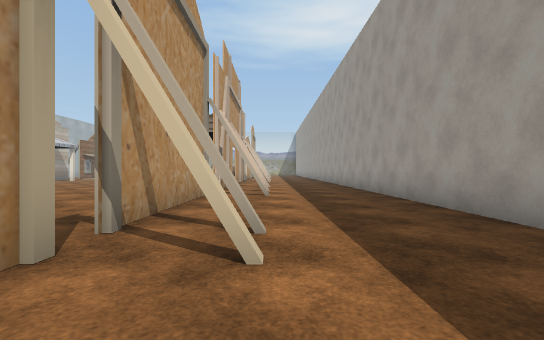
view 1 (above)

17 first-person views from a walk through a Unity game level. The camera is 1.2 m above the floor, looks level and sees 90° across. Doors are open. The floor is counted in squares, 2 m on a side. Each view is taken from the middle of a square. On the plan, view 1 faces up. The plan holds only what a view shows up to about 9 squares ahead; the rest is blank. The place goes on beyond the plan. The player character is not drawn. Some surface patterns are stand-ins.

view 2
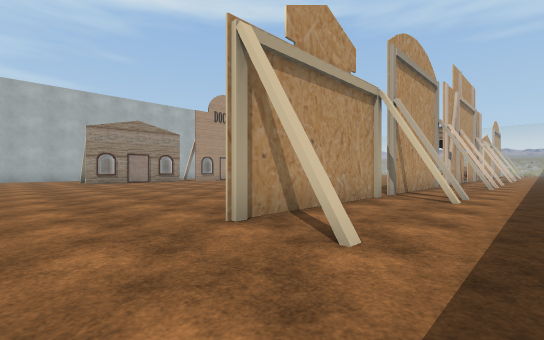

view 3
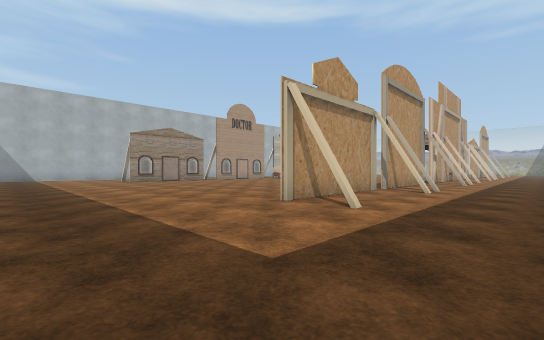

view 4
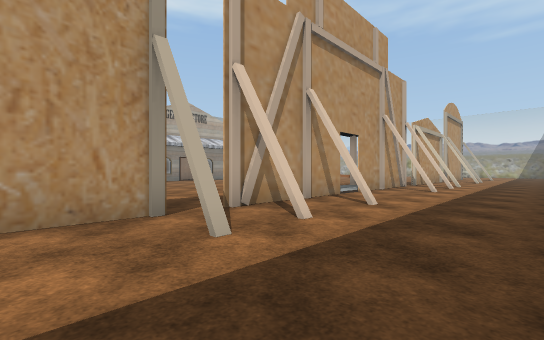

view 5
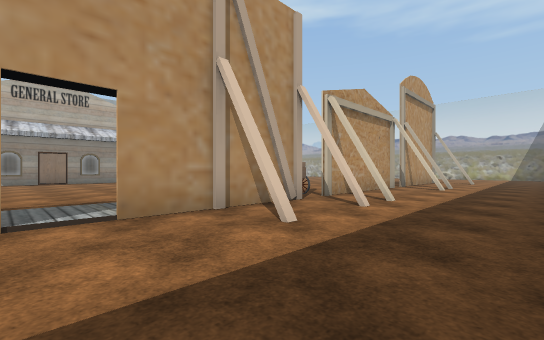

view 6
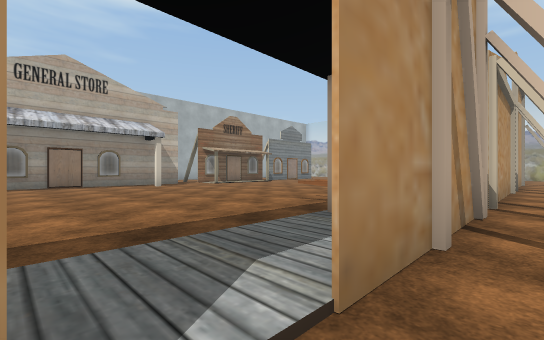

view 7
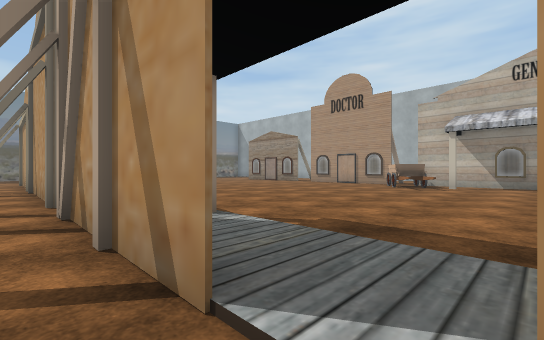

view 8
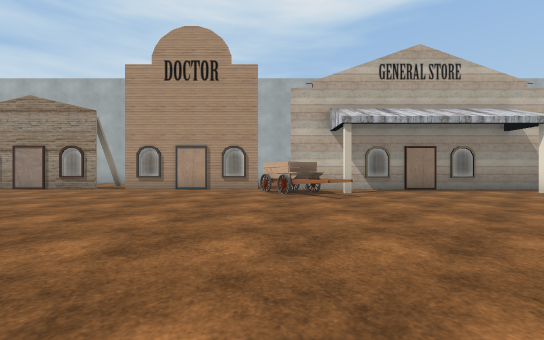

view 9
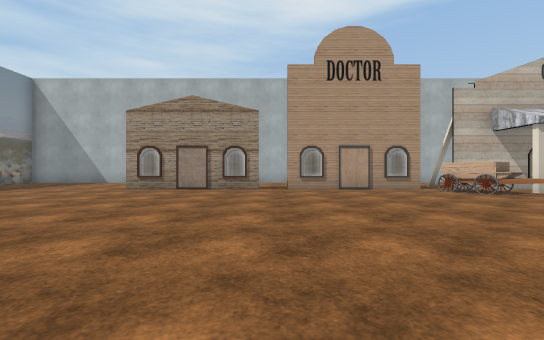

view 10
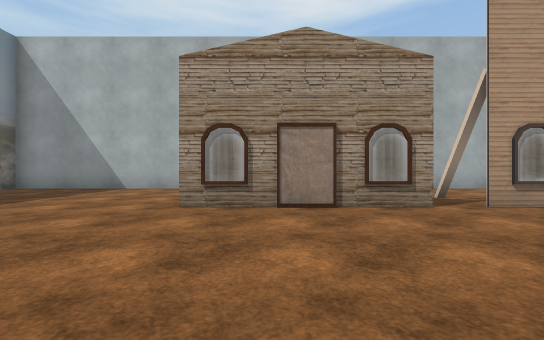

view 11
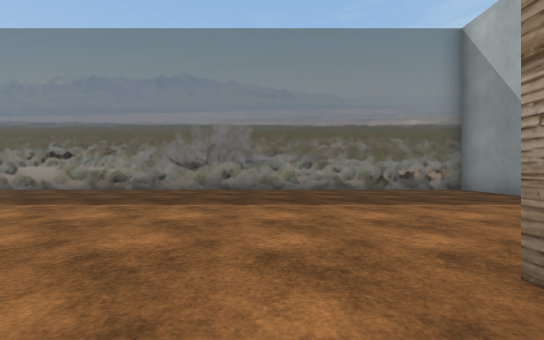

view 12
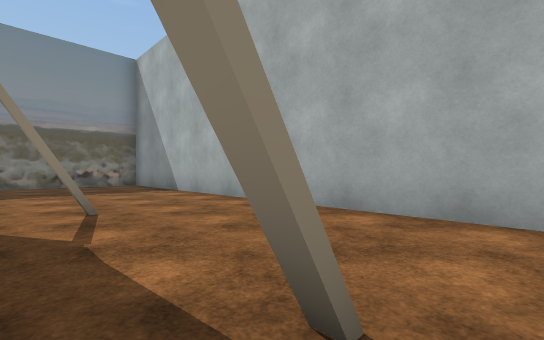

view 13
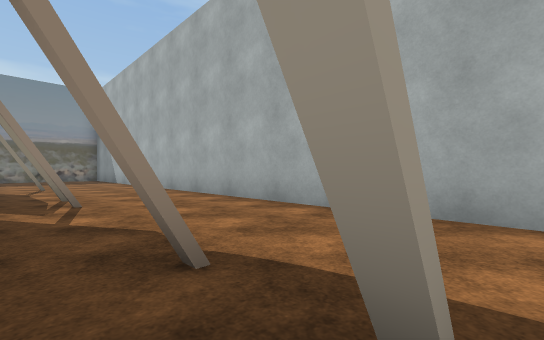

view 14
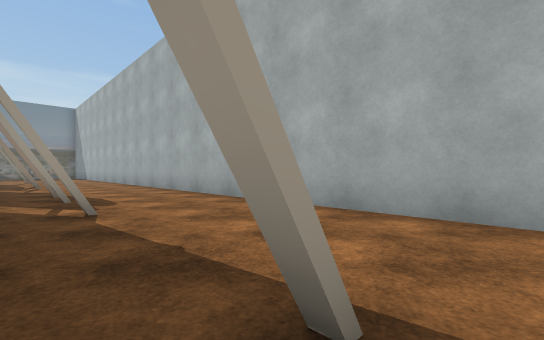

view 15
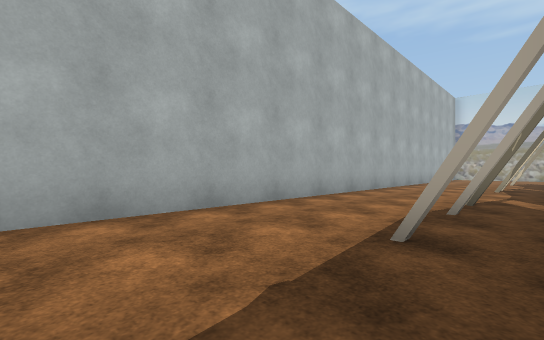

view 16
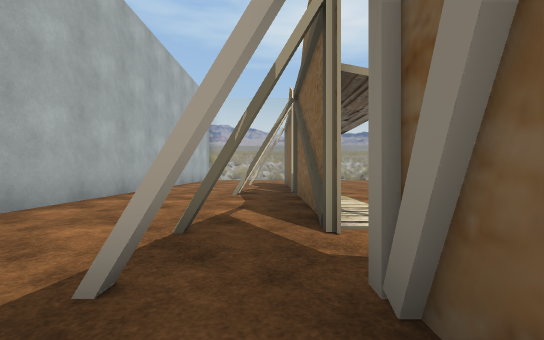

view 17
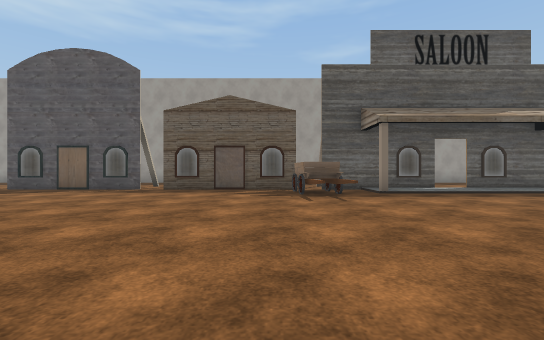

### Floor plan
Points are (right, up) in squares from view 1. A wall is a line through its corners. A room is listed if a view was taken in it or the views show most of it. See-through windows are left out.
Room 1 (views 1, 2, 3, 4, 5, 6, 7, 8, 9, 10, 11, 12, 13, 14, 15, 16, 17)
walls: (-9.5, 9.1) (-11.7, 7.7); (-9.9, 9.7) (-11.9, 8.5); (-10.9, 9.4) (-10.3, 8.5); (-11.2, 9.3) (-10.5, 8.4); (-1.6, 6.6) (-1.6, 2.5); (-12.4, 7.6) (-12.4, 3.4); (-1.6, 8.6) (-1.6, 11); (-1.6, 11.1) (-1.6, 7.5); (-13.9, 7.5) (-13.2, 7.5); (-0.1, 7.6) (-0.8, 7.6); (-12.4, 2.6) (-12.4, -1.5); (0, 6.4) (-0.8, 6.4); (-13.9, 8.8) (-13.2, 8.8); (-13.4, 3.5) (-13.9, 3.5); (-0.1, 9.5) (-0.8, 9.5); (-1.6, 2) (-1.6, -2.1); (-1.6, 12) (-1.6, 15.5) (-1.6, 11.9); (-13.9, 3.7) (-13.2, 3.7); (-13.9, 10.7) (-13.2, 10.7); (-13.9, 2.5) (-13.2, 2.5); (-4.6, 15.3) (-2.2, 15.6); (-3.3, 15.2) (-3.4, 16.3); (-0.1, 13.3) (-0.8, 13.3); (-4.6, 16.1) (-2, 16.4); (-13.2, 14.4) (-13.9, 14.4); (-12.4, 15.5) (-12.4, 16.5); (-13.9, 14.5) (-13.2, 14.5); (2.8, 2.8) (2.8, 9); (-12.4, 16.2) (-12.4, 8.5); (-14, -1.3) (-13.2, -1.3); (-13.2, 16.3) (-14, 16.3); (0, -2.1) (-0.8, -2.1); (-12.4, 17.5) (-12.4, 21.2); (-13.2, 17.6) (-14, 17.6); (-16.8, -1.6) (-16.8, -8.2) (-2.8, -8.2); (-1.6, 20.2) (-1.6, 16.2) (-1.6, 20.4); (-1.6, 21) (-1.6, 23.5); (-13.2, 21.4) (-13.8, 21.4); (-13.2, 22.2) (-13.9, 22.2); (-16.8, 23.5) (-16.8, -0.1)
low walls: (-3.8, 15.4) (-4.6, 15.3)
ways out: open door at (-2, 11.5); gap at (-12, 22); gap at (-2, 2); gap at (-2, 21)

Positions as (right, up) in squares from view 1, and headings:
1: (0, 0), facing up
2: (1, -4), facing up-left
3: (2, -6), facing up-left
4: (2, 5), facing up-left
5: (2, 11), facing up-left
6: (-1, 11), facing up-left
7: (-1, 12), facing down-left
8: (-4, 8), facing left
9: (-4, 3), facing left
10: (-8, 0), facing left
11: (-11, 0), facing down
12: (-13, 3), facing down-left
13: (-13, 9), facing down-left
14: (-13, 15), facing down-left
15: (-13, 12), facing up-left
16: (-13, 15), facing up
17: (-10, 17), facing right
